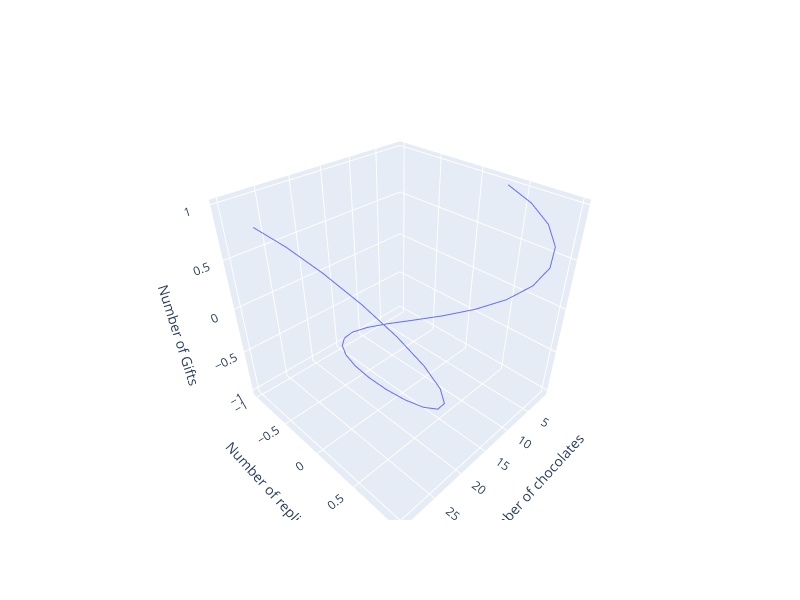

Write notebook code for a chart like this one.
### Markdown cell above
# 5. 3D  line chart

### Code cell
#Use : find the correlation
np.random.seed(42)

days=np.arange(1,31)


# Cluster-1 data : A
x1=days  # Number of chocolates
y1=np.sin(days/3)  # Number of replies
z1=np.cos(days/5)  # Number of Gifts


fig= go.Figure()
fig.add_trace(go.Scatter3d( x = x1, y =  y1, z = z1, mode="lines"))



fig.update_layout(
    width=800,
    height=600,
    scene= dict(
        xaxis_title ="Number of chocolates",
        yaxis_title = "Number of replies" ,
        zaxis_title =  "Number of Gifts"
    )
)
fig.show()

### Figure 1 — Plotly figure (JSON) as saved in the notebook; plotly's stock layout.template omitted (floating-point values rounded to 4 significant figures)
{"data": [{"mode": "lines", "type": "scatter3d", "x": [1, 2, 3, 4, 5, 6, 7, 8, 9, 10, 11, 12, 13, 14, 15, 16, 17, 18, 19, 20, 21, 22, 23, 24, 25, 26, 27, 28, 29, 30], "y": [0.3272, 0.6184, 0.8415, 0.9719, 0.9954, 0.9093, 0.7231, 0.4573, 0.1411, -0.1906, -0.5013, -0.7568, -0.929, -0.999, -0.9589, -0.8133, -0.5782, -0.2794, 0.05013, 0.3742, 0.657, 0.8675, 0.9825, 0.9894, 0.8873, 0.6876, 0.4121, 0.09132, -0.2395, -0.544], "z": [0.9801, 0.9211, 0.8253, 0.6967, 0.5403, 0.3624, 0.17, -0.0292, -0.2272, -0.4161, -0.5885, -0.7374, -0.8569, -0.9422, -0.99, -0.9983, -0.9668, -0.8968, -0.791, -0.6536, -0.4903, -0.3073, -0.1122, 0.0875, 0.2837, 0.4685, 0.6347, 0.7756, 0.8855, 0.9602]}], "layout": {"height": 600, "scene": {"aspectmode": "auto", "aspectratio": {"x": 1, "y": 1, "z": 1}, "xaxis": {"title": {"text": "Number of chocolates"}, "type": "linear"}, "yaxis": {"title": {"text": "Number of replies"}, "type": "linear"}, "zaxis": {"title": {"text": "Number of Gifts"}, "type": "linear"}}, "width": 800}}
